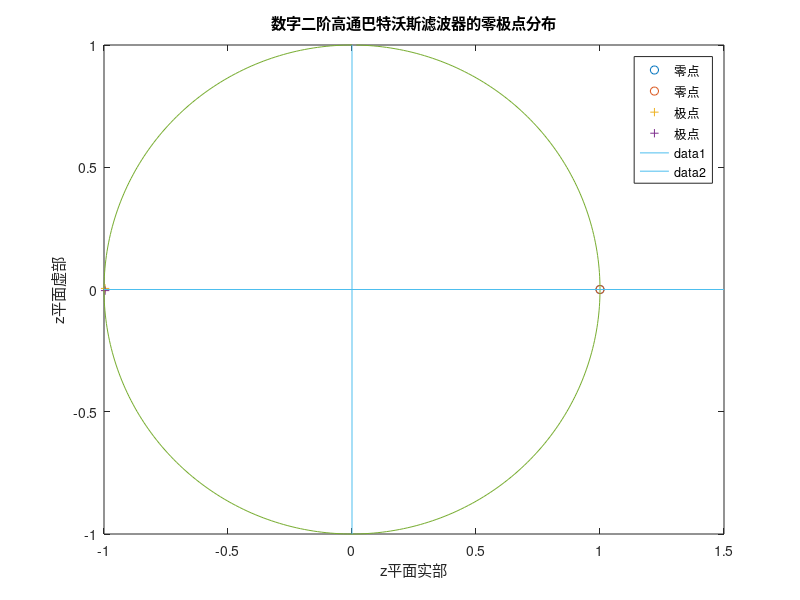

The MATLAB source for this figure: (Note: this script raises an error after producing the figure.)
%M02_10_anal2digi_butter.m
%
clear all
fs=100  %采样率
k=1       %增益
f0=1 %截止频率
%二阶高通巴特沃斯滤波器
%s^2/(s^2+root(2)*omega0*s+omega0^2
omega0=2*pi*f0
r2=sqrt(2)
%传递函数有理分式分子（参见式（2.61）
b(1)=1
b(2)=0
b(3)=0
%传递函数分母
a(1)=1
a(2)=r2*omega0
a(3)=omega0^2
%零点和极点
ze(1)=0
ze(2)=0
po(1)=-r2*omega0*(1+1i)/2
po(2)=-r2*omega0*(1-1i)/2
po0=roots(b)
ze0=roots(a)
num_ze=2
num_po=2
[mn,nn] = size(ze)
%双线性变换，使用零极点
[zd,pd,kd]=bilinear(ze',po',k,fs)
num_zd=length(zd)
num_pd=length(pd)
figure(1)
for i=1:num_zd
plot(real(zd(i)),imag(zd(i)),'o');hold on
end
for i=1:num_pd
    plot(real(pd(i)),imag(pd(i)),'+');hold on
end
for i=1:360
    x(i)=sin(i*pi/180);
    y(i)=cos(i*pi/180);
end
plot(x,y);
title('数字二阶高通巴特沃斯滤波器的零极点分布')
xlabel('z平面实部')
ylabel('z平面虚部')
legend('零点','零点','极点','极点')
line([-1,1.5],[0,0])
line([0,0],[-1,1])


%双线性变换，使用有理分式的分子b和分母a
[bz,az]=bilinear(b,a,fs)
zd0=roots(bz)
pd0=roots(az)
[h0,w0]=freqz(bz,az,fs);  
%脉冲响应不变法
bb=b
aa=a
[bz1,az1]=impinvar(b,a,fs)   %注意，脉冲响应不变法不适于高通和带阻滤波器
[h2,w2]=freqz(bz1,az1,fs);
%
%求数字滤波器的零极点
bzlen=length(bz1)
azlen=length(az1)
zd1=roots(bz1)
pd1=roots(az1)
figure(2)
zplane(bz,az)   %双线性
figure(3)
zplane(zd1',pd1')
zd0'
pd0'
figure(4)
[h00,w00]=freqs(b,a);  %模拟滤波器
loglog(w00/(2*pi),abs(h00));hold on
loglog(w0*fs/(2*pi),abs(h0),'g');hold on  %双线性变换
loglog(w2*fs/(2*pi),abs(h2),'r'); %脉冲响应不变


legend('模拟滤波器','双线性变换','脉冲响应不变')
%直接计算双线性变换得到的极点
num=(1+po(1)/(2*fs))
den=(1-po(1)/(2*fs))
pd1=num/den
%低通滤波器
%omega0^2/(s^2+root(2)*omega0*s-omega0^2
omega0=2*pi*f0
r2=sqrt(2)
%传递函数有理分式分子（参见式（2.61）
%零个零点
%传递函数分母
p(1)=-4.4429+4.4429i
p(2)=-4.4429-4.4429i

[b,a]=zp2tf([],p,-omega0^2)
[h4,w4]=freqs(b,a);
figure(5)
loglog(w4/(2*pi),abs(h4),'r')
N=2 
fc=1
Wc=fc*2*pi
[z,p,k]=butter(N,Wc,'s')
[b,a]=zp2tf(z,p,k)
[h,w]=freqs(b,a);
loglog(w/(2*pi),abs(h))
%变成数字滤波器
k=1
[bd_bi,ad_bi]=bilinear(b,a,fs);
[bd_im,ad_im]=impinvar(b,a,fs);
[h_bi,w_bi]=freqz(bd_bi,ad_bi,fs);
[h_im,w_im]=freqz(bd_im,ad_im,fs);
figure(6)
loglog(w_bi*fs/(2*pi),abs(h_bi),'r');hold on
loglog(w_im*fs/(2*pi),abs(h_im));hold on
loglog(w/(2*pi),abs(h),'g')
legend('双线性变换','脉冲响应不变','模拟滤波器')
xlabel('频率/Hz')
ylabel('归一化振幅')
title({'低通滤波器振幅响应，截止频率=',fc,'Hz'})
%有限差分近似
r2=sqrt(2)
f0=1
fs=100
omega0=2*pi*f0
%模拟传递函数有理分式分子（参见式（2.61）
b(1)=1
b(2)=0
b(3)=0
%传递函数分母
a(1)=1
a(2)=r2*omega0
a(3)=omega0^2
k=fs^2+r2*omega0*fs+omega0^2
b1(1)=1/k;
b1(2)=-2/k;
b1(3)=1/k;

a1(1)=1;
a1(2)=-(2*(fs^2)+r2*omega0*fs)/k;
a1(3)=fs^2/k;
aa=a1
bb=b1
num=200
[h_de,w_de]=freqz(b1,a1,num);
%归一化
f_de=w_de*fs/(2*pi)
df=fs/(2*num)
n_f=f0/df+1
f_n=f_de(n_f)
norm=abs(h_de(n_f))/0.707
figure(7)
[h00,w00]=freqs(b,a);  %模拟滤波器
loglog(w00/(2*pi),abs(h00),'-y');hold on
loglog(w_de*fs/(2*pi),abs(h_de)/norm);hold on
f0=10
fs=100
omega0=2*pi*f0
%传递函数有理分式分子（参见式（2.61）
b(1)=1
b(2)=0
b(3)=0
%传递函数分母
a(1)=1
a(2)=r2*omega0
a(3)=omega0^2
%------------------------------有限差分近似
k=fs^2+r2*omega0*fs+omega0^2
b1(1)=1/k;
b1(2)=-2/k;
b1(3)=1/k;
r2=sqrt(2)

a1(1)=1;
a1(2)=-(2*(fs^2)+r2*omega0*fs)/k;
a1(3)=fs^2/k;
aa=a1
bb=b1
[h_de,w_de]=freqz(b1,a1,num);
%归一化
f_de=w_de*fs/(2*pi)
df=fs/(2*num)
n_f=f0/df+1
f_n=f_de(n_f)
norm=abs(h_de(n_f))/0.707
figure(7)
[h00,w00]=freqs(b,a);  %模拟滤波器
loglog(w00/(2*pi),abs(h00),'-g');hold on
loglog(w_de*fs/(2*pi),abs(h_de)/norm,'r')
legend('模拟，fc=1Hz','数字，fc=1Hz','模拟，fc=10Hz','数字，fc=10Hz')


